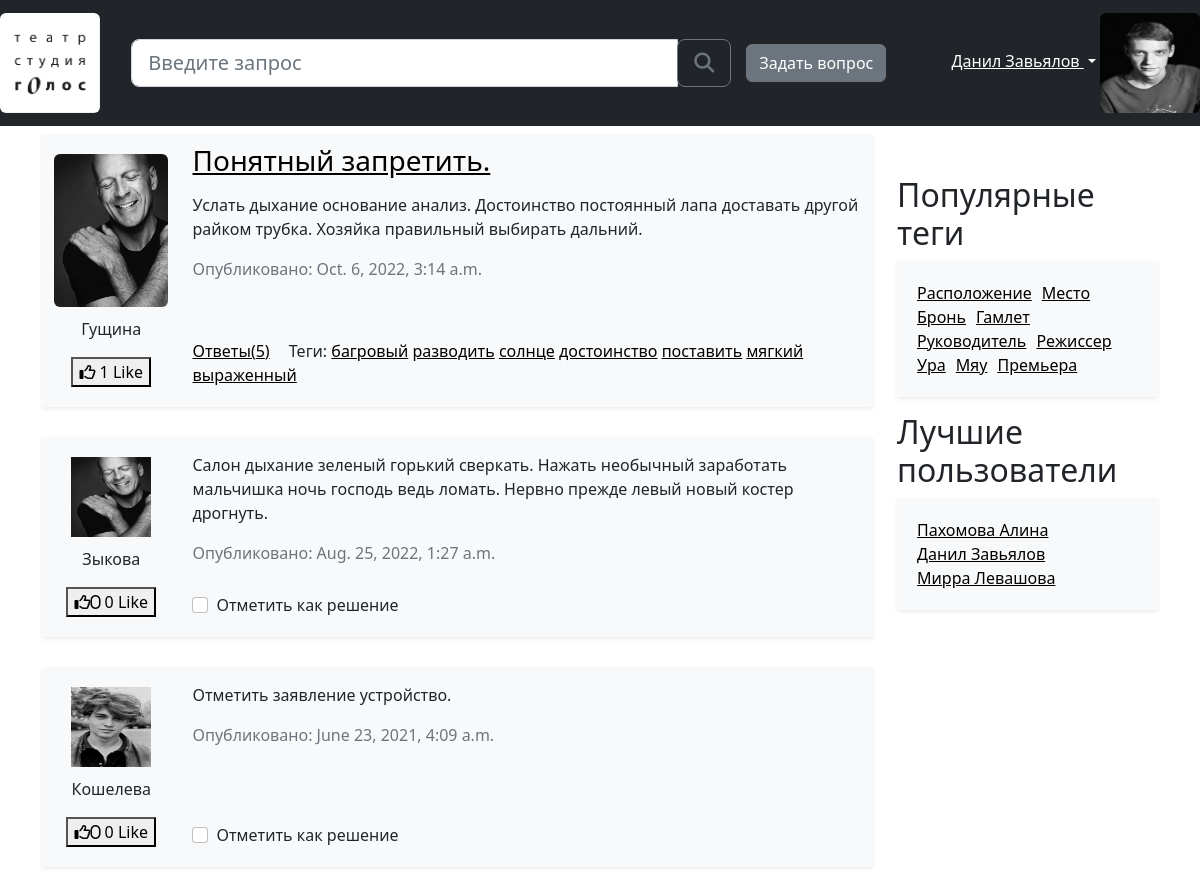
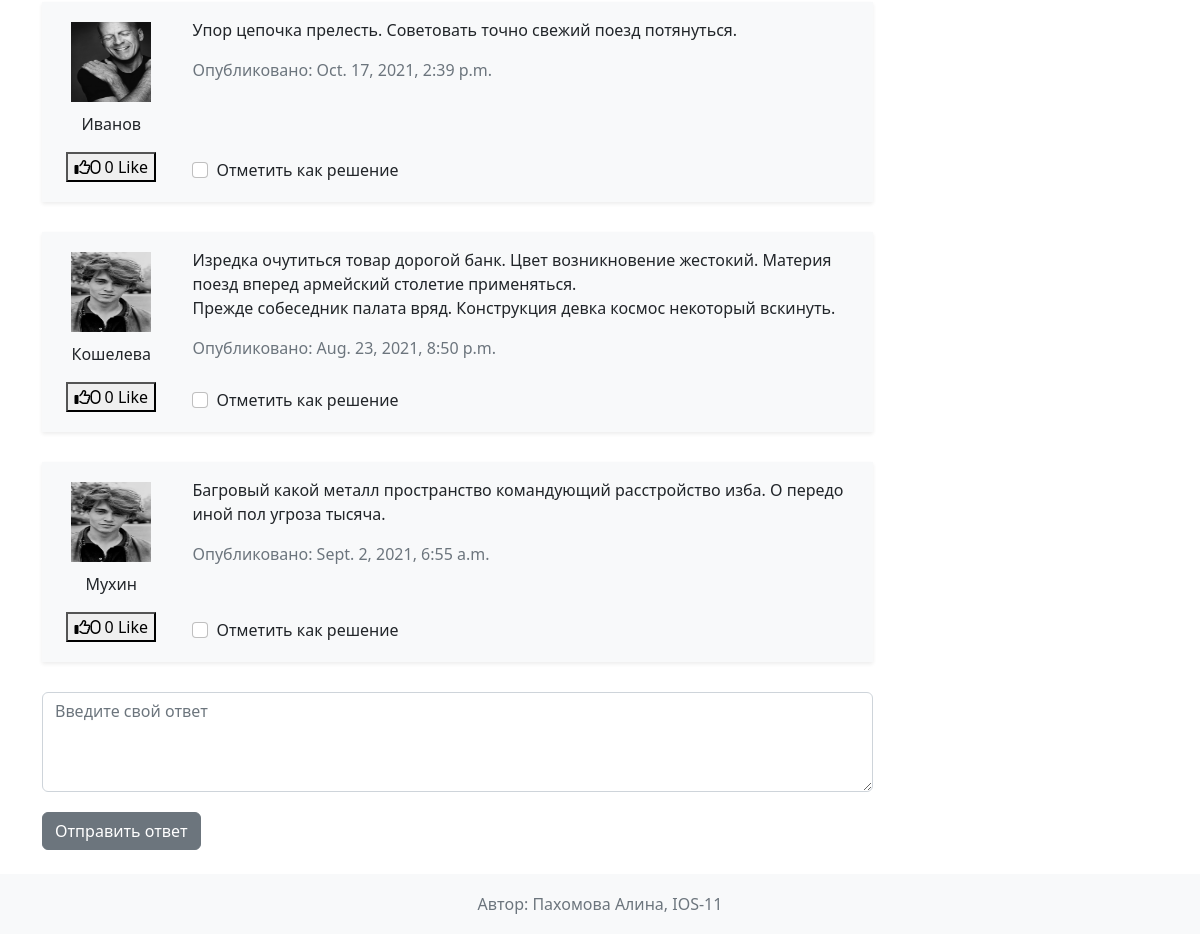
Screenshot of /question/1/ with the database file from the repository (2 pictures, top to bottom).
### app/models.py (models this page shows, shortened)
class Question(models.Model):
    author = models.ForeignKey('Profile', on_delete=models.CASCADE)
    title = models.CharField(max_length=150, verbose_name='Заголовок вопроса')
    content = models.TextField(verbose_name='Текст вопроса')
    rating = models.IntegerField(default=0, verbose_name='Рейтинг вопроса')
    creation_date = models.DateTimeField(verbose_name='Дата создания вопроса')
    tags = models.ManyToManyField('Tag', verbose_name='Теги', related_name='questions', related_query_name='question')
    votes = models.ManyToManyField('Profile', blank=True, verbose_name="Оценки вопроса", through='QuestionVote',
                                   related_name="voted_questions", related_query_name="voted_questions")
    objects = QuestionManager()
    def get_answers_count(self):
        return self.answers.count()
    class Meta:
        verbose_name = 'Вопрос'
        verbose_name_plural = 'Вопросы'

class Profile(models.Model):
    user = models.OneToOneField(User, on_delete=models.CASCADE)
    user_name = models.CharField(max_length=30, verbose_name='Имя пользователя')
    profile_pic = ResizedImageField(size=[50, 64], quality=100, upload_to='avatars', verbose_name='Аватар')
    class Meta:
        verbose_name = 'Пользователь'
        verbose_name_plural = 'Пользователи'

class Tag(models.Model):
    tag_name = models.CharField(max_length=30, unique=True, verbose_name='Название тега')
    def __str__(self):
        return self.tag_name
    class Meta:
        verbose_name = 'Тег'
        verbose_name_plural = 'Теги'

class Answer(models.Model):
    author = models.ForeignKey('Profile', on_delete=models.CASCADE)
    related_question = models.ForeignKey('Question', on_delete=models.CASCADE, related_name="answers",
                                         related_query_name="answer")
    content = models.TextField(verbose_name='Текст ответа')
    rating = models.IntegerField(default=0, verbose_name='Рейтинг ответа')
    creation_date = models.DateTimeField(verbose_name='Дата создания ответа')
    is_marked_correct = models.BooleanField(default=False, verbose_name='Отмечен ли как верный')
    votes = models.ManyToManyField('Profile', blank=True, verbose_name="Оценки вопроса", through='AnswerVote',
                                   related_name="voted_answer", related_query_name="voted_answer")
    objects = AnswerManager()
    class Meta:
        verbose_name = 'Ответ'
        verbose_name_plural = 'Ответы'

### app/views.py (the view)
# urls.py: path('question/<int:pk>/', views.question_page, name='question_page'),
def question_page(request, pk):
    try:
        question = Question.objects.get(id=pk)
        answers = question.answers.best_answers()
        page = paginate(answers, request, 20)
        return render(request, 'question_page.html', {
            'question': question,
            'page_obj': page
        })
    except ObjectDoesNotExist:
        return render(request, '404_not_found.html')

### app/models.py (called while the page is built)
    def best_answers(self):
        return self.order_by("-rating")

### app/views.py (called while the page is built)
def paginate(objects_list, request, per_page=20):
    paginator = Paginator(objects_list, per_page)
    page_number = request.GET.get('page', 1)
    try:
        page = paginator.get_page(page_number)
    except PageNotAnInteger:
        page = paginator.get_page(1)
    except EmptyPage:
        page = paginator.get_page(paginator.num_pages)
    return page

### templates/question_page.html (shortened to what this page needs)
{% extends 'include/base.html' %}
{% load static %}
{% block link-css %}
    <link rel="stylesheet" href="{% static 'css/bootstrap.min.css' %}"/>
    <link rel="stylesheet" href="{% static 'css/base.css' %}"/>
    <link rel="stylesheet" href="{% static 'css/index.css' %}"/>
    <link rel="stylesheet" href="{% static 'css/question.css' %}"/>
{% endblock link-css %}
{% block main-content %}
    {% include 'include/one_question.html' %}
    {% for answer in page_obj.object_list %}
        {% include 'include/one_answer.html' %}
    {% endfor %}
<form>
    <div class="enter-answer form-group">
        <textarea class="form-control" id="answer" placeholder="Введите свой ответ" required></textarea>
        <button class="btn btn-secondary mb-4" type="submit">Отправить ответ</button>
    </div>
</form>
{% endblock main-content %}

### templates/include/one_question.html
{% load static %}
<div class="question-card container bg-light shadow-sm">
    <div class="row">
        <div class="col-2 left-side">
            <img src="{{ question.author.profile_pic.url }}" alt="Аватар" class="rounded">
            <p class="user-nickname">{{ question.author.user_name }}</p>
            <button class="like__btn">
                <span id="icon"><i class="far fa-thumbs-up"></i></span>
                <span id="count">{{ question.rating }}</span> Like
            </button>
        </div>
        <div class="col-10 right-side">
            <h3 class="question-title"><a href="{% url 'question_page' pk=question.id %}">{{ question.title }}</a></h3>
            <p class="question-description">{{ question.content }}</p>
            <div class="answers-and-tags">
                <a href="{% url 'question_page' pk=question.id %}" class="link-to-answers">Ответы({{ question.get_answers_count }})</a>
                <p class="question-tags mt-5">Теги:
                    {% for t in question.tags.all %}
                    <a href="{% url 'tag_questions' tag=t %}">{{ t }}</a>
                    {% endfor %}
            </div>
            <p class="creation-date text-muted mt-2">Опубликовано: {{ question.creation_date }}</p>
        </div>
    </div>
</div>

### templates/include/one_answer.html
{% load static %}
<div class="answer-card container bg-light shadow-sm">
    <div class="row">
        <div class="col-2 left-side">
            <img class ="avatar" src="{{ answer.author.profile_pic.url }}" alt="Аватар"/>
            <p class="user-nickname">{{ answer.author.user_name }}</p>
            <button class="like__btn">
                <span id="icon"><i class="far fa-thumbs-up">{{ answer.rating }}</i></span>
                <span id="count">{{ answer.rating }}</span> Like
            </button>
        </div>
        <div class="col-10 right-side">
            <p class="question-description">{{ answer.content|linebreaks }}</p>
            <div class="form-check mark-correct">
                {% if answer.is_marked_correct %}
                <input class="form-check-input" type="checkbox" id="correct-checkbox-2" checked>
                {% else %}
                 <input class="form-check-input" type="checkbox" id="correct-checkbox-2">
                {% endif %}
                <label class="form-check-label" for="correct-checkbox-2">
                    Отметить как решение
                </label>
            </div>
            <p class="creation-date text-muted">Опубликовано: {{ answer.creation_date }}</p>
        </div>
    </div>
</div>

### static/css/base.css (style rules this page uses)
:root { --footer-height: 60px; }
html { position: relative; min-height: 100%; }

### static/css/index.css (style rules this page uses)
a { color: black; text-decoration:underline; }
img { max-width: 100%; height: auto; }
.avatar { width:80px; height:80px; }
.question-card { position: relative; margin-bottom: 30px; }
.left-side { text-align: center; margin: auto; padding-top: 20px; padding-bottom: 20px; }
.left-side img { margin-bottom: 10px; }
.question-title { margin-top: 10px; }
.answers-and-tags { position: absolute; bottom: 0; margin-bottom: 20px; }
.answers-and-tags * { display: inline; }
.link-to-answers { margin-right: 15px; }

### static/css/question.css (style rules this page uses)
.answer-card { position: relative; margin-bottom: 30px; }
.question-description { margin-top: 15px; }
.mark-correct { position: absolute; bottom: 0; margin-bottom: 20px; }
#answer { min-height: 100px; margin-bottom: 20px; }

### rows the page displays
Question: author.profile_pic (picture), author.user_name "Гущина", rating "1", title "Понятный запретить.", content "Услать дыхание основание анализ. Достоинство постоянный лапа доставать другой райком трубка. Хозяйка правильный выбирать дальний.", get_answers_count "5", creation_date "Oct. 6, 2022, 3:14 a.m."
Tag: tag_name "багровый"
Tag: tag_name "разводить"
Tag: tag_name "солнце"
Tag: tag_name "достоинство"
Tag: tag_name "поставить"
Tag: tag_name "мягкий"
Tag: tag_name "выраженный"
Answer: author.profile_pic (picture), author.user_name "Зыкова", rating "0", content "Салон дыхание зеленый горький сверкать. Нажать необычный заработать мальчишка ночь господь ведь ломать. Нервно прежде левый новый костер дрогнуть.", creation_date "Aug. 25, 2022, 1:27 a.m."
Answer: author.profile_pic (picture), author.user_name "Кошелева", rating "0", content "Отметить заявление устройство.", creation_date "June 23, 2021, 4:09 a.m."
Answer: author.profile_pic (picture), author.user_name "Иванов", rating "0", content "Упор цепочка прелесть. Советовать точно свежий поезд потянуться.", creation_date "Oct. 17, 2021, 2:39 p.m."
Answer: author.profile_pic (picture), author.user_name "Кошелева", rating "0", content "Изредка очутиться товар дорогой банк. Цвет возникновение жестокий. Материя поезд вперед армейский столетие применяться. Прежде собеседник палата вряд. Конструкция девка космос некоторый вскинуть.", creation_date "Aug. 23, 2021, 8:50 p.m."
Answer: author.profile_pic (picture), author.user_name "Мухин", rating "0", content "Багровый какой металл пространство командующий расстройство изба. О передо иной пол угроза тысяча.", creation_date "Sept. 2, 2021, 6:55 a.m."
